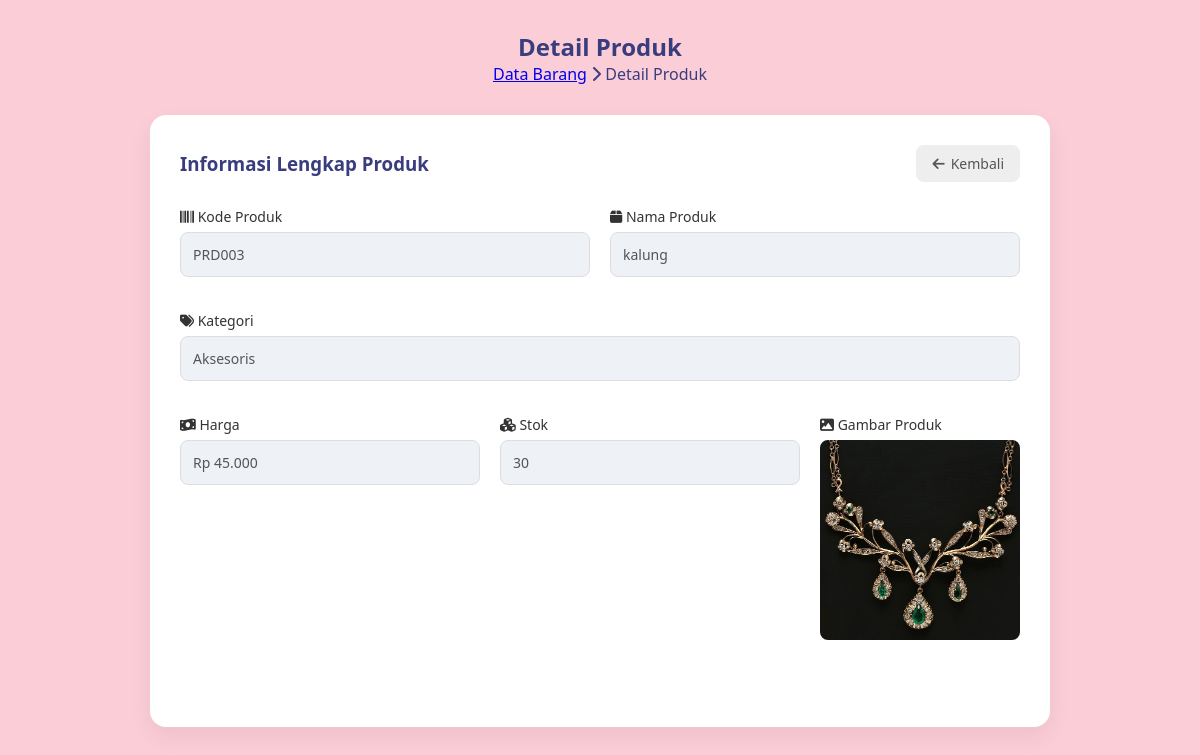
Page /detail.php?id=17 (signed in) on the committed database.
### tables this page shows
CREATE TABLE `produk` (
  `id` int(11) NOT NULL,
  `kode_produk` varchar(50) DEFAULT NULL,
  `nama_produk` varchar(100) NOT NULL,
  `kategori_id` varchar(100) NOT NULL,
  `harga` decimal(10,2) NOT NULL,
  `stok` int(11) NOT NULL,
  `gambar` varchar(255) DEFAULT NULL
);

### detail.php (the view, shortened to what this page needs)
<?php
	include 'koneksi.php';
	$id = isset($_GET['id']) ? intval($_GET['id']) : 0;
	$stmt = $conn->prepare("SELECT * FROM produk WHERE id = ?");
	$stmt->execute([$id]);
	$produk = $stmt->fetch(PDO::FETCH_ASSOC);
?>
<?php include 'includes/header.php'; ?>
<div class="content-wrapper">
	<main class="main-content">
		<div class="page-header">
			<h2>Detail Produk</h2>
			<div class="breadcrumb">
				<a href="index.php?page=data_barang">Data Barang</a>
				<i class="fas fa-chevron-right"></i>
				<span>Detail Produk</span>
			</div>
		</div>
		<div class="content">
			<div class="card">
				<div class="card-header">
					<h3>Informasi Lengkap Produk</h3>
					<a href="index.php?page=data_barang" class="btn btn-secondary">
						<i class="fas fa-arrow-left"></i> Kembali
					</a>
				</div>
				<div class="card-body">
					<form class="form-vertical">
						<div class="form-row">
							<div class="form-group">
								<label>
									<i class="fas fa-barcode"></i> Kode Produk
								</label>
								<input
									type="text"
									value="<?php echo htmlspecialchars($produk['kode_produk']); ?>"
									disabled
								>
							</div>
							<div class="form-group">
								<label>
									<i class="fas fa-box"></i> Nama Produk
								</label>
								<input
									type="text"
									value="<?php echo htmlspecialchars($produk['nama_produk']); ?>"
									disabled
								>
							</div>
						</div>
						<div class="form-row">
							<div class="form-group">
								<label>
									<i class="fas fa-tags"></i> Kategori
								</label>
								<input
									type="text"
									value="<?php echo htmlspecialchars($produk['kategori_id']); ?>"
									disabled
								>
							</div>
						</div>
						<div class="form-row">
							<div class="form-group">
								<label>
									<i class="fas fa-money-bill-wave"></i> Harga
								</label>
								<input
									type="text"
									value="Rp <?php echo number_format($produk['harga'],0,',','.'); ?>"
									disabled
								>
							</div>
							<div class="form-group">
								<label>
									<i class="fas fa-cubes"></i> Stok
								</label>
								<input
									type="number"
									value="<?php echo $produk['stok']; ?>"
									disabled
								>
							</div>
							<div class="form-row">
							<div class="form-group">
								<label><i class="fas fa-image"></i> Gambar Produk</label>
								<?php if ($produk['gambar'] && file_exists('uploads/' . $produk['gambar'])): ?>
									<div>
										<img src="uploads/<?php echo $produk['gambar']; ?>" style="max-width:200px; border-radius:8px;">
									</div>
								<?php else: ?>
									<p><em>Tidak ada gambar</em></p>
								<?php endif; ?>
							</div>
						</div>
					</form>
				</div>
			</div>
		</div>
	</main>
</div>

### css/style.css (style rules this page uses)
* { margin:0; padding:0; box-sizing:border-box; }
body { font-family: 'Segoe UI', Tahoma, Geneva, Verdana, sans-serif; background:#fbcdd6; color:#393D7E; }
.card { background:white; border-radius:16px; padding:30px; box-shadow:0 10px 25px rgba(0,0,0,0.06); margin:30px auto; max-width:900px; }
.card-header { display:flex; justify-content:space-between; align-items:center; margin-bottom:25px; }
.card-header h3 { color:#393D7E; }
.form-vertical { width:100%; }
.form-row { display:flex; gap:20px; margin-bottom:18px; }
.form-group { flex:1; display:flex; flex-direction:column; }
.form-group label { font-size:14px; margin-bottom:6px; color:#5459AC; font-weight:600; }
.form-group input, .form-group select { padding:10px 12px; border:1px solid #ddd; border-radius:8px; font-size:14px; transition:0.2s; }
.btn { padding:9px 16px; border-radius:8px; border:none; cursor:pointer; font-size:14px; text-decoration:none; display:inline-flex; align-items:center; gap:6px; }
.btn-secondary { background:#eee; color:#555; }
.page-header { max-width:900px; margin:30px auto; text-align:center; display:flex; flex-direction:column; align-items:center; }
.form-group { margin-bottom:18px; }
.form-group label { font-size:14px; font-weight:600; color:#F2AEBB; margin-bottom:6px; display:block; }
.form-group input { width:100%; padding:12px; border:1px solid #ddd; border-radius:8px; font-size:14px; transition:0.2s; }
* { margin:0; padding:0; box-sizing:border-box; font-family:"Segoe UI",sans-serif; }
.form-group { margin-bottom:16px; }
.form-group label { display:block; margin-bottom:6px; font-weight:500; color:#333; }
.form-group input { width:100%; padding:12px; border-radius:8px; border:1px solid #ddd; font-size:14px; background:#eef2f7; }

### rows in the picture
produk: kode_produk "PRD003", nama_produk "kalung", kategori "Aksesoris", harga "Rp 45.000", stok "30", gambar (picture)
